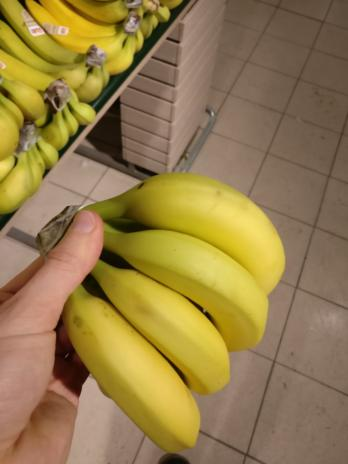
#> input picture objects-detection/detection/ref-data/dataset/test/Banana/Banana_005.jpg, 348 x 464 px
$ python -i cropping.py   (imports and definitions only)
#> lines starting #> are read from the running program, lines starting #| are printed output that depends on the picture; after the words box and inside, x2 and y2 are one past the last pixel; in counts of white or black regions, pixels touching at a corner belong together
import cv2


def check_area(area, image_area):
    return area / image_area < 0.95


def crop_image(image_path):
    img = cv2.imread(image_path)
#> img is the input picture: shape (464, 348, 3); mean B, G, R 74.5, 125.1, 149.2
    height, width, channels = img.shape
#> height = 464; width = 348; channels = 3
    image_area = height * width
#> image_area = 161472
    gray = cv2.cvtColor(img, cv2.COLOR_BGR2GRAY)
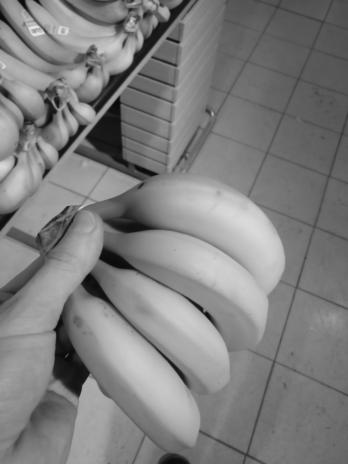
#> gray: shape (464, 348); min 1, max 237, mean 126.5

    retval, thresh_gray = cv2.threshold(gray, thresh=100, maxval=255,
                                        type=cv2.THRESH_BINARY_INV)
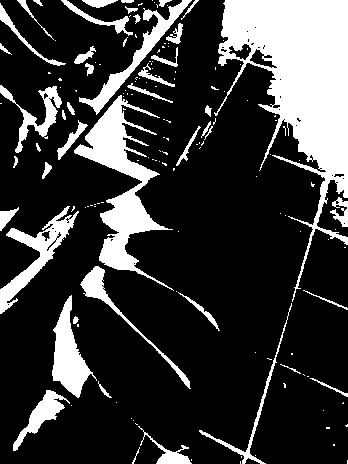
#> thresh_gray: shape (464, 348); 22% white; 156 white regions (110 under 20 px)

    contours, hierarchy = cv2.findContours(thresh_gray, cv2.RETR_LIST, cv2.CHAIN_APPROX_SIMPLE)
#> contours = 199 contours, 152 with area under 20; largest, box (x1, y1, x2, y2) and area: (214, 0, 348, 302) 15525, (74, 95, 174, 291) 5132, (0, 206, 79, 314) 1926, (52, 295, 97, 398) 1864, (79, 0, 192, 115) 1550

    mx = (0, 0, 0, 0)
    mx_area = 0
    for cont in contours:
        x, y, w, h = cv2.boundingRect(cont)
        area = w * h
        if area > mx_area and check_area(area, image_area):
            mx = x, y, w, h
            mx_area = area
#> this loop made 199 passes
#> (x, y, w, h, area, mx_area) on passes 6, 9, 18, 31, 122, 190: (132, 447, 8, 17, 136, 136), (138, 426, 54, 38, 2052, 2052), (13, 390, 57, 61, 3477, 3477), (199, 303, 93, 161, 14973, 14973), (74, 95, 100, 196, 19600, 19600), (214, 0, 134, 302, 40468, 40468)
#> (x, y, w, h, area) on passes 20, 21, 24, 29, 32, 33: (98, 381, 14, 17, 238), (310, 378, 38, 19, 722), (280, 364, 21, 10, 210), (73, 316, 6, 8, 48), (52, 295, 45, 103, 4635), (178, 292, 42, 39, 1638)
#> after the loop, mx_area = 40468
    x, y, w, h = mx

    roi = img[y:y + h, x:x + w]
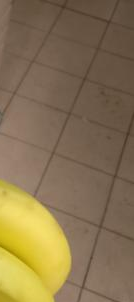
#> roi: shape (302, 134, 3); mean B, G, R 80.3, 115.1, 135.5

    if roi.any():
        cv2.imwrite(image_path, roi)

>>> result = crop_image('../../objects-detection/detection/ref-data/dataset/test/Banana/Banana_005.jpg')

$ run again, on objects-detection/detection/ref-data/dataset/test/Banana/Banana_008.jpg
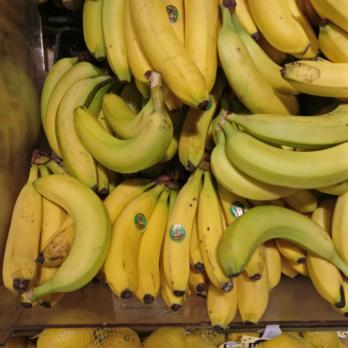
#> input picture objects-detection/detection/ref-data/dataset/test/Banana/Banana_008.jpg, 348 x 348 px
#> in crop_image, img is the input picture: shape (348, 348, 3); mean B, G, R 44.7, 117.9, 143.6
#> in crop_image, `retval, thresh_gray = cv2.threshold(gray, thresh=100, maxval=255, type..`:
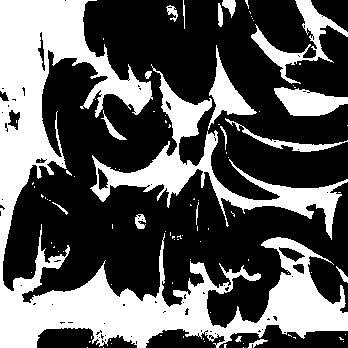
#> thresh_gray: shape (348, 348); 35.9% white; 97 white regions (78 under 20 px)
#> contours = 183 contours, 158 with area under 20; largest, box (x1, y1, x2, y2) and area: (0, 0, 348, 348) 29248, (90, 64, 348, 240) 6678, (251, 0, 348, 84) 1587, (274, 87, 348, 116) 1290, (208, 45, 257, 130) 1144
#> the loop in crop_image, `for cont in contours:` made 183 passes
#> (x, y, w, h, area, mx_area) on passes 12, 13, 70, 77, 135, 161: (101, 339, 4, 5, 20, 20), (248, 339, 20, 9, 180, 180), (336, 266, 12, 17, 204, 204), (278, 246, 28, 17, 476, 476), (225, 118, 123, 34, 4182, 4182), (90, 64, 258, 176, 45408, 45408)
#> after the loop in crop_image, `for cont in contours:`: mx_area = 45408
#> in crop_image, `roi = img[y:y + h, x:x + w]`:
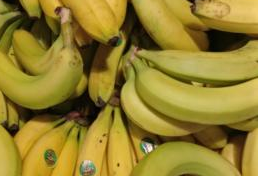
#> roi: shape (176, 258, 3); mean B, G, R 45.8, 127.2, 146.9

$ run again, on objects-detection/detection/ref-data/dataset/test/Banana/Banana_012.jpg
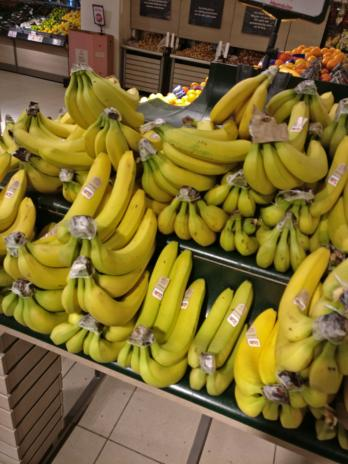
#> input picture objects-detection/detection/ref-data/dataset/test/Banana/Banana_012.jpg, 348 x 464 px
#> in crop_image, img is the input picture: shape (464, 348, 3); mean B, G, R 48.6, 106.7, 125.3
#> in crop_image, `retval, thresh_gray = cv2.threshold(gray, thresh=100, maxval=255, type..`:
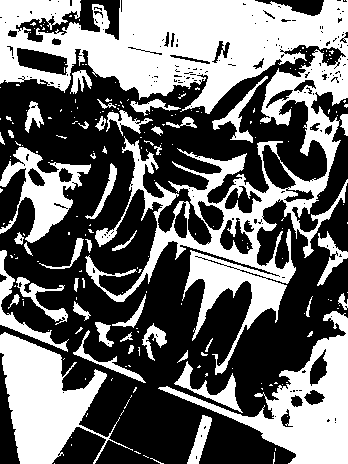
#> thresh_gray: shape (464, 348); 42.8% white; 220 white regions (176 under 20 px)
#> contours = 486 contours, 405 with area under 20; largest, box (x1, y1, x2, y2) and area: (0, 0, 348, 375) 42820, (158, 311, 348, 464) 8706, (0, 332, 133, 464) 7605, (0, 147, 91, 243) 3287, (16, 47, 69, 76) 951
#> the loop in crop_image, `for cont in contours:` made 486 passes
#> (x, y, w, h, area, mx_area) on passes 2, 18, 48, 61, 76, 486: (150, 458, 14, 6, 84, 84), (187, 415, 25, 49, 1225, 1225), (174, 361, 69, 52, 3588, 3588), (0, 332, 133, 132, 17556, 17556), (158, 311, 190, 153, 29070, 29070), (0, 0, 348, 375, 130500, 130500)
#> after the loop in crop_image, `for cont in contours:`: mx_area = 130500
#> in crop_image, `roi = img[y:y + h, x:x + w]`:
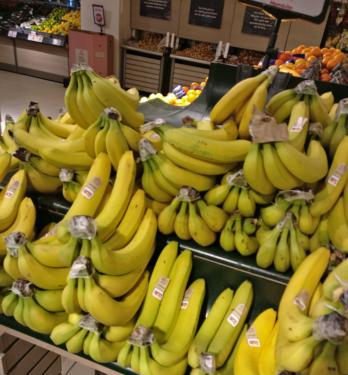
#> roi: shape (375, 348, 3); mean B, G, R 43.1, 108.9, 127.7
